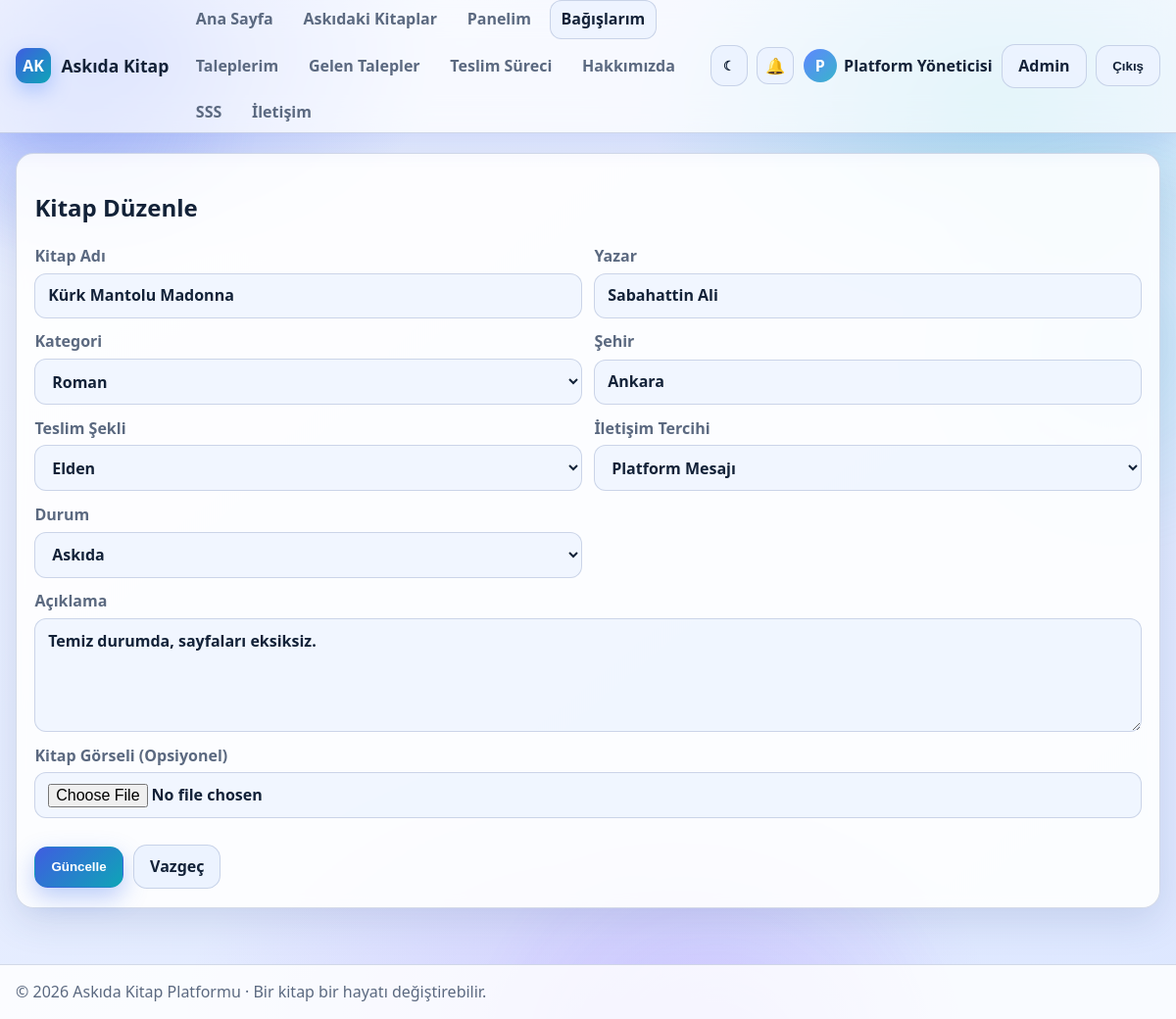
The app's page /books/form.php?id=1 (signed in) with its own data.
### tables this page shows
CREATE TABLE books (
    id INT UNSIGNED AUTO_INCREMENT PRIMARY KEY,
    donor_user_id INT UNSIGNED NOT NULL,
    category_id INT UNSIGNED NULL,
    title VARCHAR(160) NOT NULL,
    author VARCHAR(140) NOT NULL,
    description TEXT NOT NULL,
    city VARCHAR(80) NOT NULL,
    delivery_type ENUM('elden', 'kargo', 'farketmez') NOT NULL DEFAULT 'elden',
    contact_preference ENUM('platform_mesaji', 'telefon', 'eposta') NOT NULL DEFAULT 'platform_mesaji',
    cover_image VARCHAR(255) NULL,
    status ENUM('askida', 'talep edildi', 'eslesti', 'teslim edildi', 'pasif') NOT NULL DEFAULT 'askida',
    is_active TINYINT(1) NOT NULL DEFAULT 1,
    created_at TIMESTAMP NOT NULL DEFAULT CURRENT_TIMESTAMP,
    updated_at TIMESTAMP NOT NULL DEFAULT CURRENT_TIMESTAMP ON UPDATE CURRENT_TIMESTAMP,
    CONSTRAINT fk_books_donor FOREIGN KEY (donor_user_id) REFERENCES users(id) ON DELETE CASCADE,
    CONSTRAINT fk_books_category FOREIGN KEY (category_id) REFERENCES categories(id) ON DELETE SET NULL,
    INDEX idx_books_status (status),
    INDEX idx_books_city (city),
    INDEX idx_books_active (is_active)
);

CREATE TABLE categories (
    id INT UNSIGNED AUTO_INCREMENT PRIMARY KEY,
    category_name VARCHAR(100) NOT NULL UNIQUE,
    is_active TINYINT(1) NOT NULL DEFAULT 1,
    created_at TIMESTAMP NOT NULL DEFAULT CURRENT_TIMESTAMP
);

### includes/functions.php (called while the page is built, shortened)
<?php
require_once __DIR__ . '/../config/config.php';
function app_url(string $path = ''): string
{
    return rtrim(BASE_URL, '/') . '/' . ltrim($path, '/');
}
function e(string|int|float|null $value): string
{
    return htmlspecialchars((string) $value, ENT_QUOTES | ENT_SUBSTITUTE, 'UTF-8');
}
function fetch_all(string $sql, array $params = []): array
{
    $stmt = db()->prepare($sql);
    $stmt->execute($params);
    return $stmt->fetchAll();
}
function fetch_one(string $sql, array $params = []): ?array
{
    $stmt = db()->prepare($sql);
    $stmt->execute($params);
    $row = $stmt->fetch();
    return $row ?: null;
}
function current_user(): ?array
{
    return $_SESSION['user'] ?? null;
}
function has_role(string|array $roles): bool
{
    $user = current_user();
    $roleList = is_array($roles) ? $roles : [$roles];
    return in_array((string) ($user['role'] ?? ''), $roleList, true);
}
function is_admin(): bool
{
    return has_role(ROLE_ADMIN);
}
function book_status_label(string $status): string
{
    return match ($status) {
        'askıda', 'askida' => 'Askıda',
        'talep edildi' => 'Talep Edildi',
        'eşleşti', 'eslesti' => 'Eşleşti',
        'teslim edildi' => 'Teslim Edildi',
        'pasif' => 'Pasif',
        default => $status,
    };
}

### config/config.php (called while the page is built, shortened)
<?php
function db(): PDO
{
    static $pdo = null;
    if ($pdo instanceof PDO) {
        return $pdo;
    }
    $dsn = sprintf('mysql:host=%s;port=%s;dbname=%s;charset=utf8mb4', DB_HOST, DB_PORT, DB_NAME);
    $pdo = new PDO($dsn, DB_USER, DB_PASS, [
        PDO::ATTR_ERRMODE => PDO::ERRMODE_EXCEPTION,
        PDO::ATTR_DEFAULT_FETCH_MODE => PDO::FETCH_ASSOC,
        PDO::ATTR_EMULATE_PREPARES => false,
        PDO::MYSQL_ATTR_INIT_COMMAND => "SET NAMES utf8mb4 COLLATE utf8mb4_turkish_ci",
    ]);
    $pdo->exec("SET NAMES utf8mb4 COLLATE utf8mb4_turkish_ci");
    $pdo->exec("SET collation_connection = 'utf8mb4_turkish_ci'");
    return $pdo;
}

### books/form.php (the view, shortened to what this page needs)
<?php
require_once __DIR__ . '/../includes/functions.php';
$bookId = (int) ($_GET['id'] ?? 0);
$editing = $bookId > 0;
$pageTitle = $editing ? 'Kitap Düzenle' : 'Kitap Bağışla';
$user = current_user();
$book = [
    'title' => '',
    'author' => '',
    'category_id' => '',
    'description' => '',
    'delivery_type' => 'elden',
    'city' => (string) ($user['city'] ?? ''),
    'contact_preference' => 'platform_mesaji',
    'status' => 'askıda',
    'cover_image' => '',
];
if ($editing) {
    $row = fetch_one('SELECT * FROM books WHERE id = :id', ['id' => $bookId]);
    $book = $row;
}
$categories = fetch_all('SELECT id, category_name FROM categories WHERE is_active = 1 ORDER BY category_name');
require __DIR__ . '/../includes/header.php';
?>
<section class="card form-card">
    <h2><?= e($pageTitle) ?></h2>
    <form method="post" enctype="multipart/form-data" class="form grid-2">
        <label>Kitap Adı
            <input type="text" name="title" required value="<?= e((string) ($_POST['title'] ?? $book['title'])) ?>">
        </label>
        <label>Yazar
            <input type="text" name="author" required value="<?= e((string) ($_POST['author'] ?? $book['author'])) ?>">
        </label>
        <label>Kategori
            <select name="category_id">
                <?php
                $currentCategory = (int) ($_POST['category_id'] ?? $book['category_id'] ?? 0);
                foreach ($categories as $category):
                ?>
                    <option value="<?= e((string) $category['id']) ?>" <?= $currentCategory === (int) $category['id'] ? 'selected' : '' ?>>
                        <?= e((string) $category['category_name']) ?>
                    </option>
                <?php endforeach; ?>
            </select>
        </label>
        <label>Şehir
            <input type="text" name="city" required value="<?= e((string) ($_POST['city'] ?? $book['city'])) ?>">
        </label>
        <label>Teslim Şekli
            <select name="delivery_type">
                <?php
                $currentDelivery = (string) ($_POST['delivery_type'] ?? $book['delivery_type']);
                foreach (['elden' => 'Elden', 'kargo' => 'Kargo', 'farketmez' => 'Fark Etmez'] as $key => $label):
                ?>
                    <option value="<?= e($key) ?>" <?= $currentDelivery === $key ? 'selected' : '' ?>><?= e($label) ?></option>
                <?php endforeach; ?>
            </select>
        </label>
        <label>İletişim Tercihi
            <select name="contact_preference">
                <?php
                $currentContact = (string) ($_POST['contact_preference'] ?? $book['contact_preference']);
                foreach (['platform_mesaji' => 'Platform Mesajı', 'telefon' => 'Telefon', 'eposta' => 'E-posta'] as $key => $label):
                ?>
                    <option value="<?= e($key) ?>" <?= $currentContact === $key ? 'selected' : '' ?>><?= e($label) ?></option>
                <?php endforeach; ?>
            </select>
        </label>
        <?php if (is_admin()): ?>
            <label>Durum
                <select name="status">
                    <?php
                    $currentStatus = (string) ($_POST['status'] ?? $book['status']);
                    foreach (['askıda', 'talep edildi', 'teslim edildi', 'pasif'] as $status):
                    ?>
                        <option value="<?= e($status) ?>" <?= $currentStatus === $status ? 'selected' : '' ?>>
                            <?= e(book_status_label($status)) ?>
                        </option>
                    <?php endforeach; ?>
                </select>
            </label>
        <?php endif; ?>
        <label class="full">Açıklama
            <textarea name="description" rows="4" required><?= e((string) ($_POST['description'] ?? $book['description'])) ?></textarea>
        </label>
        <label class="full">Kitap Görseli (Opsiyonel)
            <input type="file" name="cover_image" accept=".jpg,.jpeg,.png,.webp">
        </label>
        <div class="full actions">
            <button class="btn primary" type="submit"><?= $editing ? 'Güncelle' : 'Askıya Ekle' ?></button>
            <a class="btn ghost" href="<?= e(app_url('books/my_books.php')) ?>">Vazgeç</a>
        </div>
    </form>
</section>
<?php require __DIR__ . '/../includes/footer.php'; ?>

### assets/css/style.css (style rules this page uses)
:root, [data-theme="dark"] { --bg: #070d20; --bg-soft: #0f1a38; --surface: rgba(19, 29, 58, 0.88); --surface-strong: #101b39; --surface-soft: rgba(28, 43, 80, 0.66); --text: #eaf1ff; --text-soft: #aebdde; --border: rgba(121, 152, 220, 0.34); --primary: #5b7cfa; --primary-2: #3fd0d4; --success: #34d399; --warning: #fbbf24; --danger: #fb7185; --shadow: 0 18px 45px rgba(3, 8, 22, 0.5); }
[data-theme="light"] { --bg: #edf2ff; --bg-soft: #dde7ff; --surface: rgba(255, 255, 255, 0.88); --surface-strong: #ffffff; --surface-soft: rgba(236, 243, 255, 0.96); --text: #132238; --text-soft: #5b6980; --border: rgba(89, 113, 164, 0.25); --primary: #3f5de0; --primary-2: #0ea5b7; --success: #129f66; --warning: #b88309; --danger: #db3358; --shadow: 0 12px 38px rgba(45, 75, 132, 0.15); }
* { box-sizing: border-box; }
html, body { margin: 0; padding: 0; }
body { --px: 0px; --py: 0px; font-family: "Segoe UI", "Inter", Tahoma, Arial, sans-serif; background: radial-gradient(480px 320px at calc(10% + var(--px)) calc(5% + var(--py)), rgba(78, 110, 246, 0.35), transparent 68%), radial-gradient(500px 300px at calc(85% - var(--px)) calc(10% - var(--py)), rgba(25, 190, 198, 0.25), transparent 72%), radial-gradient(560px 380px at calc(50% + var(--px)) calc(100% - var(--py)), rgba(139, 92, 246, 0.18), transparent 74%), linear-gradient(140deg, var(--bg) 0%, var(--bg-soft) 100%); color: var(--text); line-height: 1.45; min-height: 100vh; }
a { color: var(--primary); text-decoration: none; }
.card { background: var(--surface); border: 1px solid var(--border); border-radius: 18px; padding: 1.15rem; box-shadow: var(--shadow); margin-bottom: 1rem; backdrop-filter: blur(6px); }
.actions { display: flex; align-items: center; gap: .65rem; flex-wrap: wrap; margin-top: .9rem; }
.btn { border: 1px solid var(--border); border-radius: .85rem; padding: .62rem 1rem; min-height: 42px; cursor: pointer; font-weight: 600; display: inline-flex; align-items: center; justify-content: center; gap: .35rem; color: var(--text); background: var(--surface-soft); transition: all .22s ease; }
.btn.primary { border-color: transparent; color: #fff; background: linear-gradient(135deg, var(--primary), var(--primary-2)); box-shadow: 0 10px 24px rgba(66, 116, 239, 0.35); }
.filters, .form { display: grid; gap: .8rem; }
.form.grid-2 { grid-template-columns: repeat(2, minmax(200px, 1fr)); }
.full { grid-column: 1 / -1; }
label { display: grid; gap: .35rem; color: var(--text-soft); font-weight: 600; }
input, select, textarea { width: 100%; border: 1px solid var(--border); border-radius: .75rem; padding: .65rem .8rem; font: inherit; color: var(--text); background: color-mix(in srgb, var(--surface-soft) 75%, transparent); }
.reveal { opacity: 0; transform: translateY(14px); transition: transform .45s ease, opacity .45s ease; }
.reveal.show { opacity: 1; transform: translateY(0); }
.card, .book-card, .stat { transition: transform .22s ease, box-shadow .22s ease, border-color .22s ease; }

### records on screen
books: title "Kürk Mantolu Madonna", author "Sabahattin Ali", category_id "Roman", city "Ankara", delivery_type "Elden", contact_preference "Platform Mesajı", description "Temiz durumda, sayfaları eksiksiz."

### other values on screen
mb_substr((string) $user['full_name'], 0, 1, 'UTF-8') "P"
$user['full_name'] "Platform Yöneticisi"
$pageTitle "Kitap Düzenle"
form field status "Askıda"
